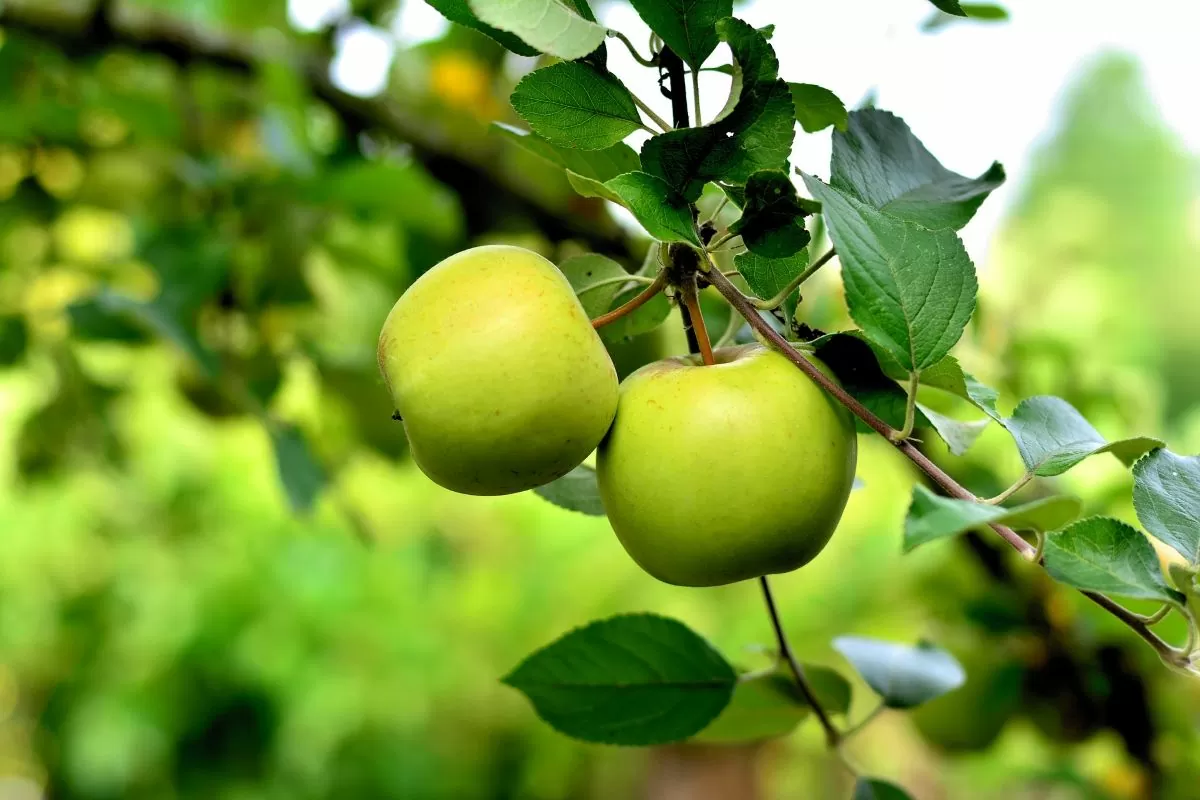
#> input picture green_apple.webp, 1200 x 800 px
$ jupyter execute color_percent_img.ipynb
#> lines starting #> are read from the running program, lines starting #| are printed output that depends on the picture; after the words box and inside, x2 and y2 are one past the last pixel; in counts of white or black regions, pixels touching at a corner belong together
[cell 1]
import cv2
import numpy as np

# Read image
img = cv2.imread("green_apple.webp")
#> img is the input picture: shape (800, 1200, 3); mean B, G, R 58.1, 151.6, 119.4

# Here, you define your target color as
# a tuple of three values: RGB
green = [130, 158, 0]

# You define an interval that covers the values
# in the tuple and are below and above them by 20
diff = 20

# Be aware that opencv loads image in BGR format,
# that's why the color values have been adjusted here:
boundaries = [([green[2], green[1]-diff, green[0]-diff],
           [green[2]+diff, green[1]+diff, green[0]+diff])]

# Scale your BIG image into a small one:
scalePercent = 0.3

# Calculate the new dimensions
width = int(img.shape[1] * scalePercent)
#> width = 360
height = int(img.shape[0] * scalePercent)
#> height = 240
newSize = (width, height)
#> newSize = (360, 240)

# Resize the image:
img = cv2.resize(img, newSize, None, None, None, cv2.INTER_AREA)
#> img: shape (240, 360, 3)

# check out the image resized:
cv2.imshow("img resized", img)
cv2.waitKey(0)


# for each range in your boundary list:
for (lower, upper) in boundaries:

    # You get the lower and upper part of the interval:
    lower = np.array(lower, dtype=np.uint8)
    upper = np.array(upper, dtype=np.uint8)

    # cv2.inRange is used to binarize (i.e., render in white/black) an image
    # All the pixels that fall inside your interval [lower, uipper] will be white
    # All the pixels that do not fall inside this interval will
    # be rendered in black, for all three channels:
    mask = cv2.inRange(img, lower, upper)

    # Check out the binary mask:
    cv2.imshow("binary mask", mask)
    cv2.waitKey(0)

    # Now, you AND the mask and the input image
    # All the pixels that are white in the mask will
    # survive the AND operation, all the black pixels
    # will remain black
    output = cv2.bitwise_and(img, img, mask=mask)

    # Check out the ANDed mask:
    cv2.imshow("ANDed mask", output)
    cv2.waitKey(0)

    # You can use the mask to count the number of white pixels.
    # Remember that the white pixels in the mask are those that
    # fall in your defined range, that is, every white pixel corresponds
    # to a green pixel. Divide by the image size and you got the
    # percentage of green pixels in the original image:
    ratio_green = cv2.countNonZero(mask)/(img.size/3)

    # This is the color percent calculation, considering the resize I did earlier.
    colorPercent = (ratio_green * 100) / scalePercent

    # Print the color percent, use 2 figures past the decimal point
    print('green pixel percentage:', np.round(colorPercent, 2))
#> this loop made 1 pass
#> (ratio_green, colorPercent) on pass 1: (0.0185, 6.17)
#| green pixel percentage: 6.17
#> pass 1, `mask = cv2.inRange(img, lower, upper)`:
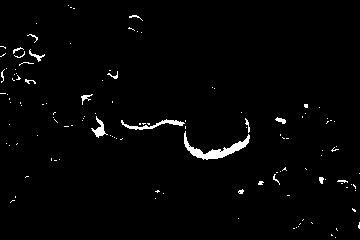
#> mask: shape (240, 360); 1.9% white; 123 white regions (106 under 20 px), largest, box (x1, y1, x2, y2) and area: (184, 131, 250, 160) 526, (121, 119, 185, 130) 212, (91, 116, 108, 138) 128
#> pass 1, `output = cv2.bitwise_and(img, img, mask=mask)`:
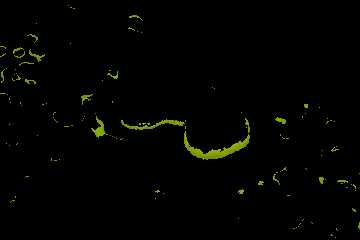
#> output: shape (240, 360, 3); mean B, G, R 0.2, 2.9, 2.3

    # numpy's hstack is used to stack two images horizontally,
    # so you see the various images generated in one figure:
    # cv2.imshow("images", np.hstack([img, output]))
    # cv2.waitKey(0)
